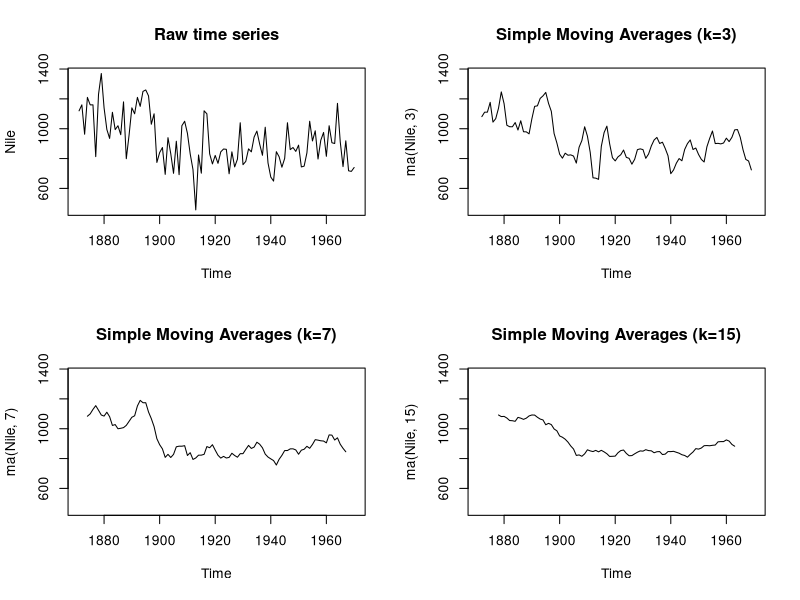
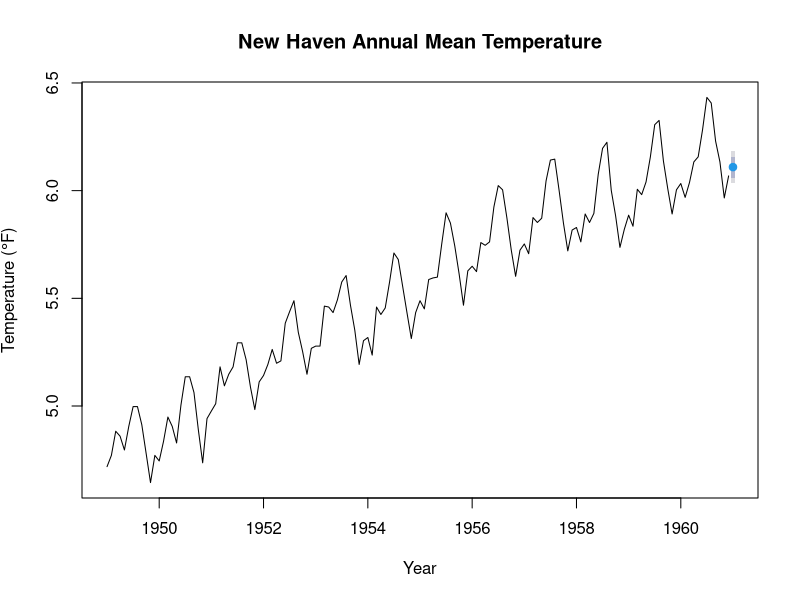

Generate these figures, in order, with R: (Note: this script raises an error after producing the figures.)
library("forecast")
set.seed(123456)
opar <- par(no.readonly = TRUE)
par(mfrow = c(2, 2))
ylim <- c(min(Nile), max(Nile))
plot(Nile, main = "Raw time series")
plot(ma(Nile, 3), main = "Simple Moving Averages (k=3)", ylim = ylim)
plot(ma(Nile, 7), main = "Simple Moving Averages (k=7)", ylim = ylim)
plot(ma(Nile, 15), main = "Simple Moving Averages (k=15)", ylim = ylim)
par(opar)

fit <- ets(log(AirPassengers), model = "AAA")
fit
ets(y = log(AirPassengers), model = "AAA")



(previsao <- forecast(fit, 1))
accuracy(fit)
plot(previsao, xlab = "Year", ylab = expression(paste("Temperature (",
                                                        degree * F, ")")), main = "New Haven Annual Mean Temperature")


ets(AirPassengers, model = "MAM") 
ets(AirPassengers, seasonal="multiplicative")
